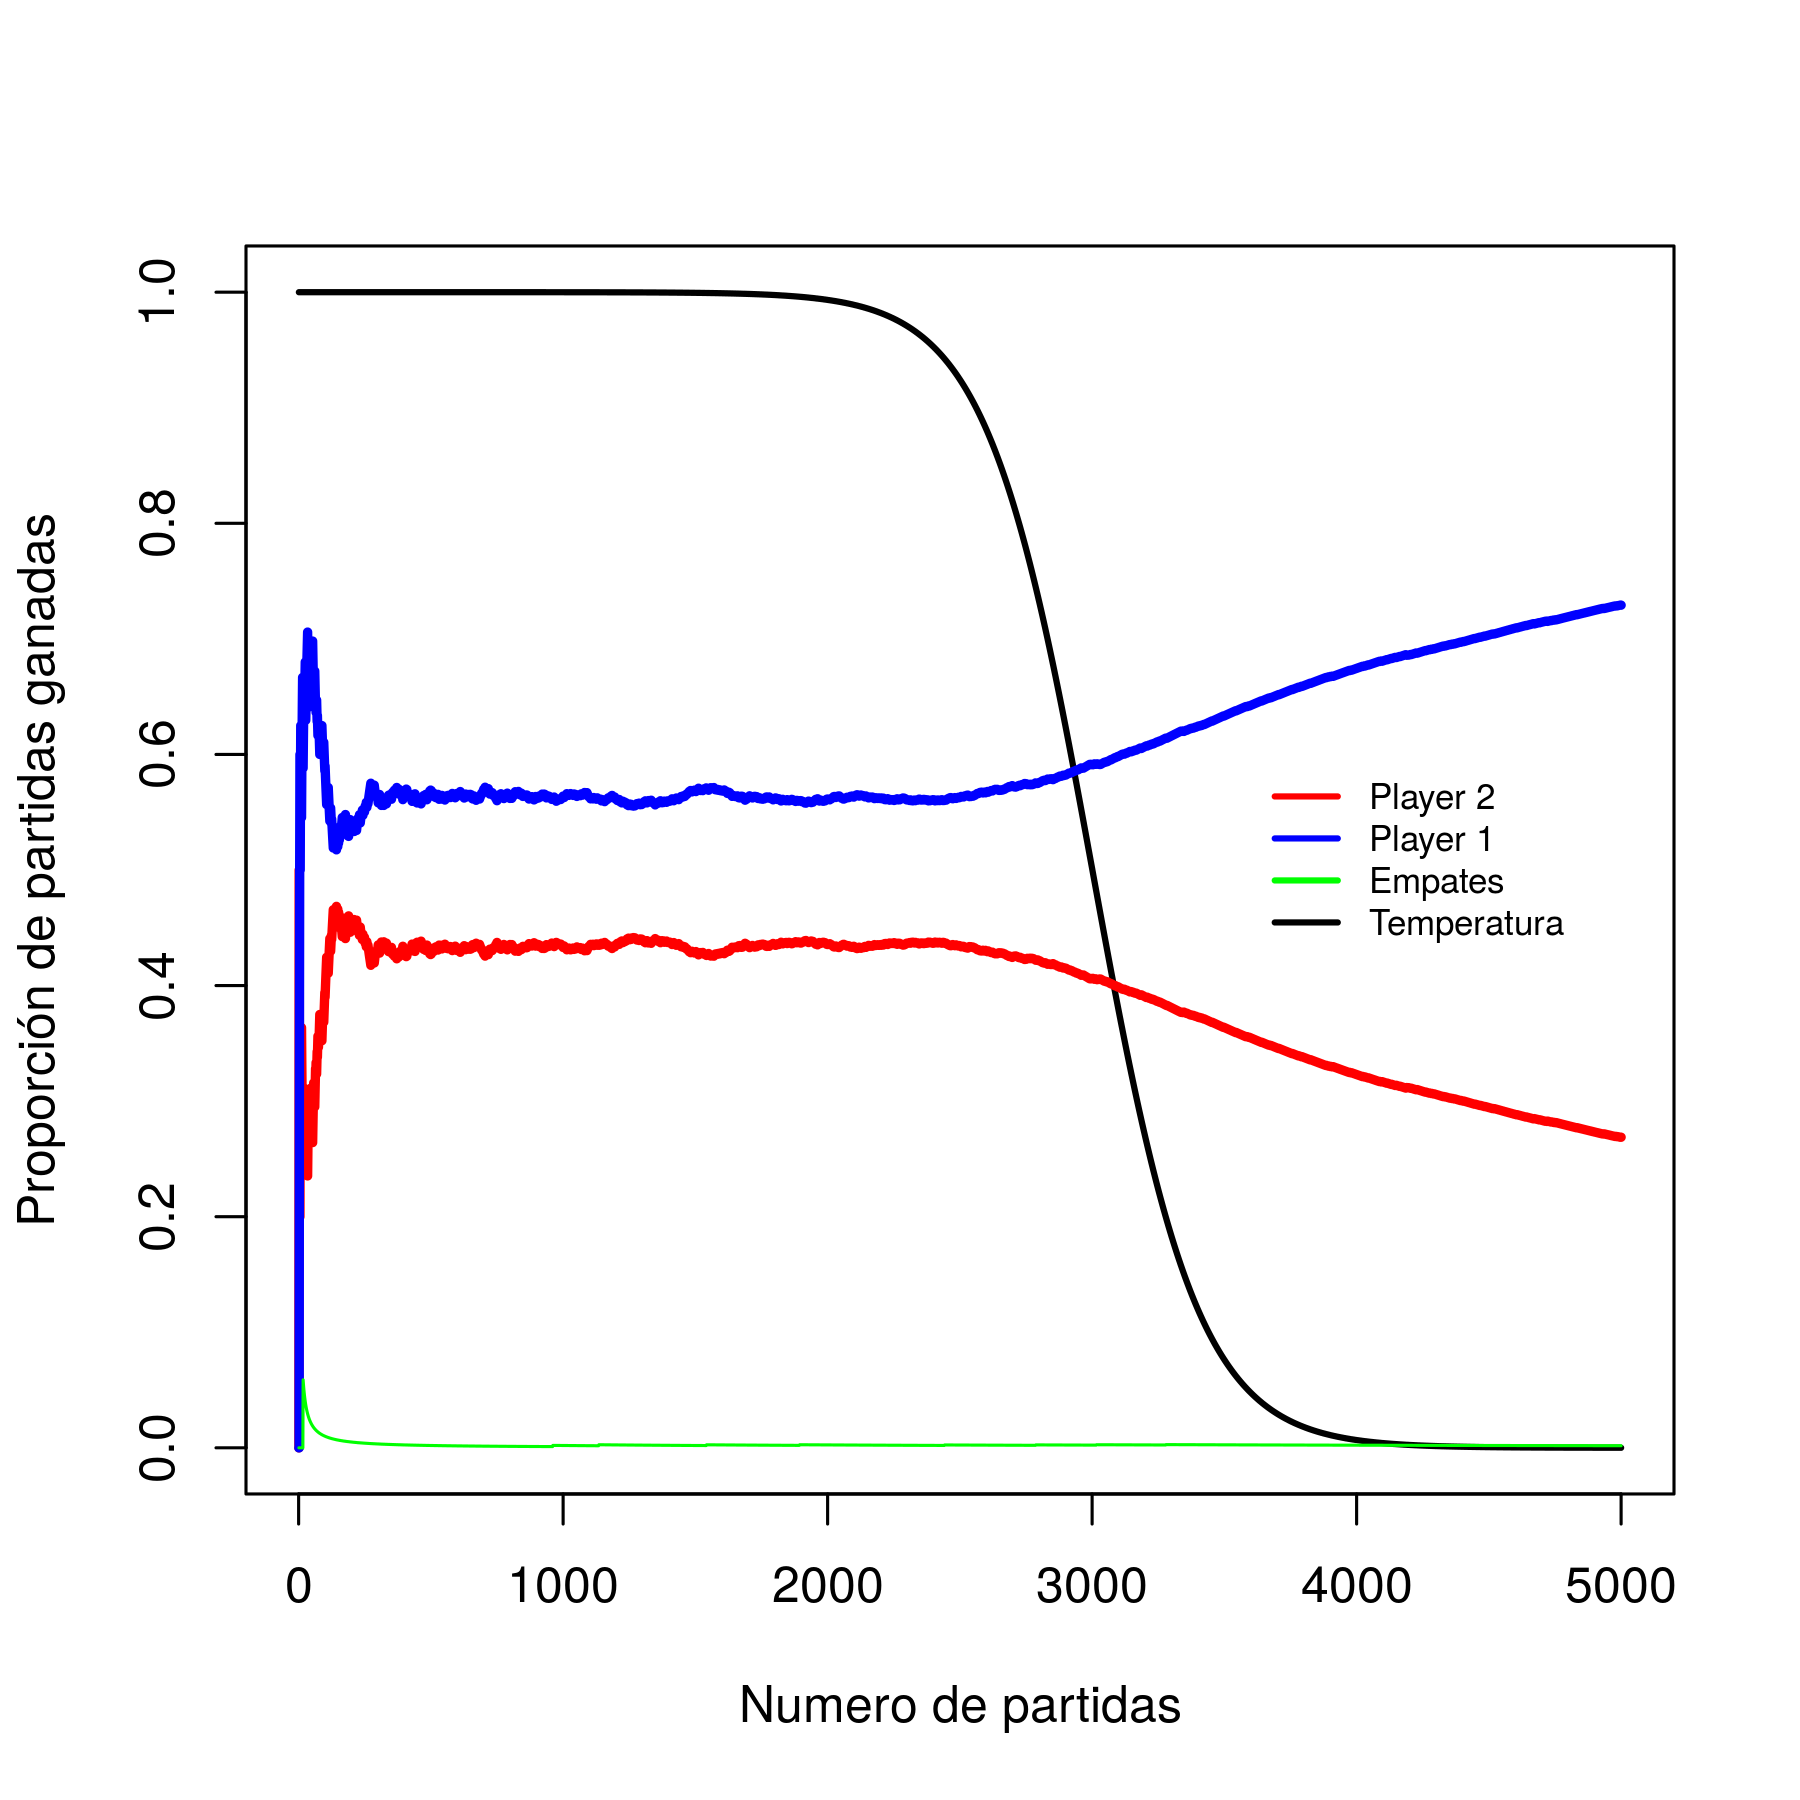

Here is the R script that generated this plot:
oldpar <- par(no.readonly = TRUE)
oldwd <- getwd()
this.dir <- dirname(parent.frame(2)$ofile)
setwd(this.dir)
#setwd("~/gaming/materias/aprendizaje_automatico/ML_TP2/Imagenes")


ls <- read.csv("../Datos/SinVision_disipacion_QconVison.csv", header =T)


acum <- matrix(0, nrow=length(ls[,1]),ncol=3)

for (i in seq(2,length(ls[,1]))){
  acum[i,] = acum[i-1,]
  if (ls[i,1] == 0) {acum[i,1] = acum[i,1] + 1}
  if (ls[i,1] == 1) {acum[i,2] = acum[i,2] + 1}
  if (ls[i,1] == 2) {acum[i,3] = acum[i,3] + 1}
}

timesLearn = 5000
halflife = ((timesLearn)*2)/5
disipacion=0.005
b0=-halflife*disipacion
temp = ((1)/(1+exp(-(b0+disipacion*(rev(seq(timesLearn)) ) ) ) ))

plot(temp, type="l", lwd=2,
     xlab="Numero de partidas", ylab="Proporción de partidas ganadas")
legend(length(ls[,1])*5/7,0.6, 
       c("Player 2", "Player 1", "Empates", "Temperatura"),
       lty=c(1,1,1,1),
       lwd=c(2,2,2,2),col=c("red","blue","green","black"), cex=0.7, box.lty=0)
lines(seq(length(ls[,1])),acum[,3]/seq(length(ls[,1])), type="l", lwd=3, col="red")
lines(seq(length(ls[,1])),acum[,2]/seq(length(ls[,1])), lwd=3, col="blue")
lines(seq(length(ls[,1])),acum[,1]/seq(length(ls[,1])), col="green")



par(mar=c(5.1,4.1,3.1,4.1))

par(oldpar)
